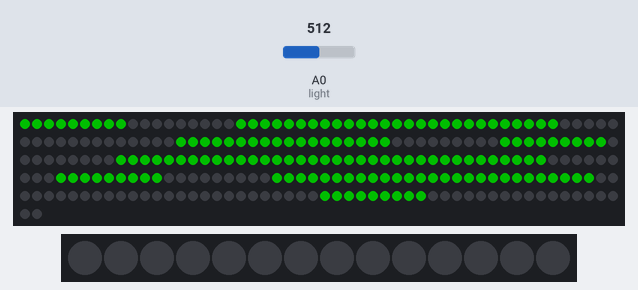
The sketch below on a simulated ESP8266 (NodeMCU). Shown: 252 RGB LEDs in strip order, left to right, continuing on the next row, 14 RGB LEDs in strip order, left to right. The inputs (shaded band) are chosen by the test bench; at power-on: A0 (light) = 512. Dim RGB values are drawn brighter than linear; WiFi joins after 1.5 s; servers stay silent unless stated; what the sketch prints to the serial monitor is not drawn.

Above: at 9.1 s.

The sketch:

ArduinoSketchOnlyWlanClock.ino
```cpp
//This Code is for an Firebeetle 8266

#include <Adafruit_NeoPixel.h>
#include <TimeLib.h>
#ifdef __AVR__
#endif

// Create a variable to hold the time data
int intMin;
int intHour;
int intDay;
int intMonth;
int intTimeZone = 2;
int intConnectionError;


// Which pin on the Arduino is connected to the NeoPixels?
#define LEDCLOCK_PIN    2
#define LEDDOWNLIGHT_PIN    5

// How many NeoPixels are attached to the Arduino?
#define LEDCLOCK_COUNT 252
#define LEDDOWNLIGHT_COUNT 14

//(red * 65536) + (green * 256) + blue ->for 32-bit merged colour value so 16777215 equals white
// or 3 hex byte 00 -> ff for RGB eg 0x123456 for red=12(hex) green=34(hex), and green=56(hex)
// this hex method is the same as html colour codes just with "0x" instead of "#" in front
uint32_t savedColor = 0x00FF00;
uint32_t overAllColor;
uint32_t clockMinuteColour;
uint32_t clockHourColour;

int clockFaceBrightness = 0;

// Declare our NeoPixel objects:
Adafruit_NeoPixel stripClock(LEDCLOCK_COUNT, LEDCLOCK_PIN, NEO_GRB + NEO_KHZ800);
Adafruit_NeoPixel stripDownlighter(LEDDOWNLIGHT_COUNT, LEDDOWNLIGHT_PIN, NEO_GRB + NEO_KHZ800);
// Argument 1 = Number of pixels in NeoPixel strip
// Argument 2 = Arduino pin number (most are valid)
// Argument 3 = Pixel type flags, add together as needed:
//   NEO_KHZ800  800 KHz bitstream (most NeoPixel products w/WS2812 LEDs)
//   NEO_KHZ400  400 KHz (classic 'v1' (not v2) FLORA pixels, WS2811 drivers)
//   NEO_GRB     Pixels are wired for GRB bitstream (most NeoPixel products)
//   NEO_RGB     Pixels are wired for RGB bitstream (v1 FLORA pixels, not v2)
//   NEO_RGBW    Pixels are wired for RGBW bitstream (NeoPixel RGBW products)


const int maxBrightness = 80;

//Amount of False internet
int FalseTry = 0;

//CheckTimeChange
int AmountSameTime = 0;
int LastTime = 0;

//Smoothing of the readings from the light sensor so it is not too twitchy
const int numReadings = 5;

int readings[numReadings];      // the readings from the analog input
int readIndex = 0;              // the index of the current reading
long total = 0;                  // the running total
long average = 0;                // the average


////-----WLan und NTP server connection

#include <ESP8266WiFi.h>
#include <WiFiUdp.h>

char ssid[] = "AUMM_G";  //  your network SSID (name)
char pass[] = "W45532570ff_1";       // your network password


unsigned int localPort = 2390;      // local port to listen for UDP packets

/* Don't hardwire the IP address or we won't get the benefits of the pool.
 *  Lookup the IP address for the host name instead */
//IPAddress timeServer(129, 6, 15, 28); // time.nist.gov NTP server
IPAddress timeServerIP; // time.nist.gov NTP server address
const char* ntpServerName = "ch.pool.ntp.org";

const int NTP_PACKET_SIZE = 48; // NTP time stamp is in the first 48 bytes of the message

byte packetBuffer[ NTP_PACKET_SIZE]; //buffer to hold incoming and outgoing packets

// A UDP instance to let us send and receive packets over UDP
WiFiUDP udp;


void setup() {

  Serial.begin(9600);
  Serial.println();
  Serial.println();


  //Wlan connection
    // We start by connecting to a WiFi network
    Serial.print("Connecting to ");
    Serial.println(ssid);
    WiFi.begin(ssid, pass);

    while (WiFi.status() != WL_CONNECTED) {
      delay(500);
      Serial.print(".");
    }
    Serial.println("");

    Serial.println("WiFi connected");
    Serial.println("IP address: ");
    Serial.println(WiFi.localIP());

    Serial.println("Starting UDP");
    udp.begin(localPort);
    Serial.print("Local port: ");
    Serial.println(udp.localPort());

  //LED Initialation
    stripClock.begin();           // INITIALIZE NeoPixel stripClock object (REQUIRED)
    stripClock.show();            // Turn OFF all pixels ASAP
    stripClock.setBrightness(10); // Set inital BRIGHTNESS (max = 80)


    stripDownlighter.begin();           // INITIALIZE NeoPixel stripClock object (REQUIRED)
    stripDownlighter.show();            // Turn OFF all pixels ASAP
    stripDownlighter.setBrightness(0); // Set BRIGHTNESS (max = 80)

    //smoothing
      // initialize all the readings to 0:
    for (int thisReading = 0; thisReading < numReadings; thisReading++) {
      readings[thisReading] = 0;
    }

}

void loop() {

  //read the time
  readTheTime();

  //Check amount of False Response
  if(FalseTry > 10){
    overAllColor = 0xFF0000;
  }else{
    overAllColor = savedColor;
  }

  //Transfer Color to Minute and Hour
  clockMinuteColour = overAllColor;
  clockHourColour = overAllColor;

  //Check how often the new Time is the same
  //Somtimes the response give back 0828 without reason. To solve this the Time will be only displayed if the new time is 5 times the same
    if(FalseTry <= 10){
      if(LastTime != intMin){
        LastTime = intMin;
        AmountSameTime = 0;
        Serial.print("Reset AmountSameTime");
     }else{
        AmountSameTime += 1;
        Serial.print("AmountSameTime:");
        Serial.println(AmountSameTime);
     }
    }

    if((AmountSameTime == 5)||(FalseTry > 10)){
      Serial.print("DisplayNewTime");
      displayTheTime();
    }


  //Record a reading from the light sensor and add it to the array
  readings[readIndex] = analogRead(A0); //get an average light level from previouse set of samples
  Serial.print("Light sensor value added to array = ");
  Serial.println(readings[readIndex]);
  readIndex = readIndex + 1; // advance to the next position in the array:

  // if we're at the end of the array move the index back around...
  if (readIndex >= numReadings) {
    // ...wrap around to the beginning:
    readIndex = 0;
  }

  //now work out the sum of all the values in the array
  int sumBrightness = 0;
  for (int i=0; i < numReadings; i++)
    {
        sumBrightness += readings[i];
    }
  Serial.print("Sum of the brightness array = ");
  Serial.println(sumBrightness);

  // and calculate the average:
  int lightSensorValue = sumBrightness / numReadings;
  Serial.print("Average light sensor value = ");
  Serial.println(lightSensorValue);


  //set the brightness based on ambiant light levels !!Max Brigness 80. Stromverbrauch sonst zu hoch 1024 max sensor
  clockFaceBrightness = map(lightSensorValue,10, 70, 1, maxBrightness);

  if(clockFaceBrightness > maxBrightness){
    clockFaceBrightness = maxBrightness;
  }
  if(clockFaceBrightness < 1){
    clockFaceBrightness = 1;
  }
  stripClock.setBrightness(clockFaceBrightness); // Set brightness value of the LEDs
  Serial.print("Mapped brightness value = ");
  Serial.println(clockFaceBrightness);


  //stripClock.setPixelColor(0,overAllColor);

  stripClock.show();

   //(red * 65536) + (green * 256) + blue ->for 32-bit merged colour value so 16777215 equals white
  stripDownlighter.fill(16777215, 0, LEDDOWNLIGHT_COUNT);
  stripDownlighter.show();

  //delay(5000);   //this 5 second delay to slow things down during testing

}


void readTheTime(){
 //get a random server from the pool
  WiFi.hostByName(ntpServerName, timeServerIP);

  sendNTPpacket(timeServerIP); // send an NTP packet to a time server
  // wait to see if a reply is available
  delay(1000);

  int cb = udp.parsePacket();
  if (!cb) {
    FalseTry += 1;
    Serial.println("no packet yet");
  }
  else {
    FalseTry = 0;
    Serial.print("packet received, length=");
    Serial.println(cb);
    // We've received a packet, read the data from it
    udp.read(packetBuffer, NTP_PACKET_SIZE); // read the packet into the buffer

    //the timestamp starts at byte 40 of the received packet and is four bytes,
    // or two words, long. First, esxtract the two words:

    unsigned long highWord = word(packetBuffer[40], packetBuffer[41]);
    unsigned long lowWord = word(packetBuffer[42], packetBuffer[43]);
    // combine the four bytes (two words) into a long integer
    // this is NTP time (seconds since Jan 1 1900):
    unsigned long secsSince1900 = highWord << 16 | lowWord;
    Serial.print("Seconds since Jan 1 1900 = " );
    Serial.println(secsSince1900);

    // now convert NTP time into everyday time:
    Serial.print("Unix time = ");
    // Unix time starts on Jan 1 1970. In seconds, that's 2208988800:
    const unsigned long seventyYears = 2208988800UL;
    // subtract seventy years:
    unsigned long epoch = secsSince1900 - seventyYears;
    // print Unix time:
    Serial.println(epoch);

    intDay = day(epoch);
    intMonth = month(epoch);
    Serial.print("-----------");
    Serial.println(intDay);
    Serial.print("-----------");
    Serial.println(intMonth);

    // print the hour, minute and second:
    Serial.print("The UTC time is ");       // UTC is the time at Greenwich Meridian (GMT)
    epoch = epoch + (intTimeZone * 3600);
    intHour = ((epoch  % 86400L) / 3600);
    if (intHour == 24){
      intHour = 0;
    }
    Serial.print(intHour); // print the hour (86400 equals secs per day)
    Serial.print(':');
    intMin = (epoch  % 3600) / 60;
    if ( (intMin) < 10 ) {
      // In the first 10 minutes of each hour, we'll want a leading '0'
      Serial.print('0');
    }
    Serial.print(intMin); // print the minute (3600 equals secs per minute)
    Serial.print(':');
    if ( (epoch % 60) < 10 ) {
      // In the first 10 seconds of each minute, we'll want a leading '0'
      Serial.print('0');
    }
    Serial.println(epoch % 60); // print the second
  }

}

// send an NTP request to the time server at the given address
unsigned long sendNTPpacket(IPAddress& address)
{
  Serial.println("sending NTP packet...");
  // set all bytes in the buffer to 0
  memset(packetBuffer, 0, NTP_PACKET_SIZE);
  // Initialize values needed to form NTP request
  // (see URL above for details on the packets)
  packetBuffer[0] = 0b11100011;   // LI, Version, Mode
  packetBuffer[1] = 0;     // Stratum, or type of clock
  packetBuffer[2] = 6;     // Polling Interval
  packetBuffer[3] = 0xEC;  // Peer Clock Precision
  // 8 bytes of zero for Root Delay & Root Dispersion
  packetBuffer[12]  = 49;
  packetBuffer[13]  = 0x4E;
  packetBuffer[14]  = 49;
  packetBuffer[15]  = 52;

  // all NTP fields have been given values, now
  // you can send a packet requesting a timestamp:
  udp.beginPacket(address, 123); //NTP requests are to port 123
  udp.write(packetBuffer, NTP_PACKET_SIZE);
  udp.endPacket();
}

void displayTheTime(){

  stripClock.clear(); //clear the clock face


  int firstMinuteDigit = intMin % 10; //work out the value of the first digit and then display it
  displayNumber(firstMinuteDigit, 0, clockMinuteColour);


  int secondMinuteDigit = floor(intMin / 10); //work out the value for the second digit and then display it
  displayNumber(secondMinuteDigit, 63, clockMinuteColour);

  int firstHourDigit = intHour % 10; //work out the value of the first digit and then display it
  displayNumber(firstHourDigit, 126, clockHourColour);


  int secondHourDigit = floor(intHour / 10); //work out the value for the second digit and then display it
  displayNumber(secondHourDigit, 189, clockHourColour);

  stripClock.show();

  }


void displayNumber(int digitToDisplay, int offsetBy, uint32_t colourToUse){
    switch (digitToDisplay){
    case 0:
      digitZero(offsetBy,colourToUse);
      break;
    case 1:
      digitOne(offsetBy,colourToUse);
      break;
    case 2:
    digitTwo(offsetBy,colourToUse);
      break;
    case 3:
    digitThree(offsetBy,colourToUse);
      break;
    case 4:
    digitFour(offsetBy,colourToUse);
      break;
    case 5:
    digitFive(offsetBy,colourToUse);
      break;
    case 6:
    digitSix(offsetBy,colourToUse);
      break;
    case 7:
    digitSeven(offsetBy,colourToUse);
      break;
    case 8:
    digitEight(offsetBy,colourToUse);
      break;
    case 9:
    digitNine(offsetBy,colourToUse);
      break;
    default:
     break;
  }
}

void digitZero(int offset, uint32_t colour){
    stripClock.fill(colour, (0 + offset), 27);
    stripClock.fill(colour, (36 + offset), 27);
}

void digitOne(int offset, uint32_t colour){
    stripClock.fill(colour, (0 + offset), 9);
    stripClock.fill(colour, (36 + offset), 9);
}

void digitTwo(int offset, uint32_t colour){
    stripClock.fill(colour, (0 + offset), 18);
    stripClock.fill(colour, (27 + offset), 9);
    stripClock.fill(colour, (45 + offset), 18);
}

void digitThree(int offset, uint32_t colour){
    stripClock.fill(colour, (0 + offset), 18);
    stripClock.fill(colour, (27 + offset), 27);
}

void digitFour(int offset, uint32_t colour){
    stripClock.fill(colour, (0 + offset), 9);
    stripClock.fill(colour, (18 + offset), 27);
}

void digitFive(int offset, uint32_t colour){
    stripClock.fill(colour, (9 + offset), 45);
}

void digitSix(int offset, uint32_t colour){
    stripClock.fill(colour, (9 + offset), 54);
}

void digitSeven(int offset, uint32_t colour){
    stripClock.fill(colour, (0 + offset), 18);
    stripClock.fill(colour, (36 + offset), 9);
}

void digitEight(int offset, uint32_t colour){
    stripClock.fill(colour, (0 + offset), 63);
}

void digitNine(int offset, uint32_t colour){
    stripClock.fill(colour, (0 + offset), 45);
}
```
